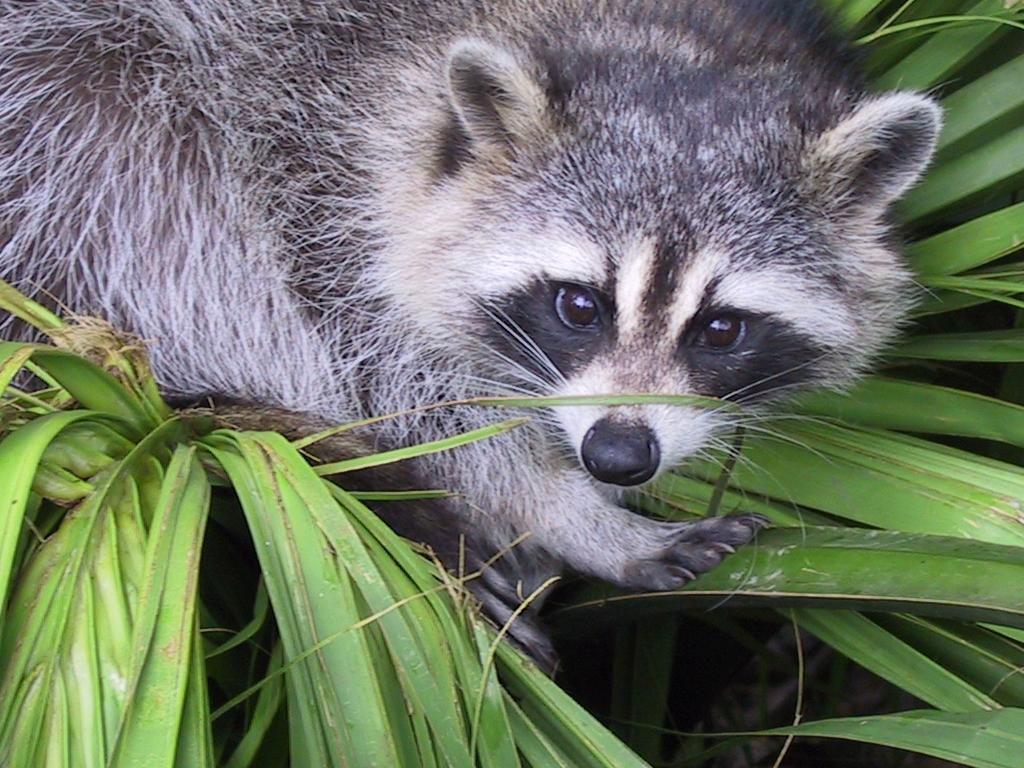
#> input picture python_1/ex04/animal.jpeg, 1024 x 768 px
$ python rotate.py
#> lines starting #> are read from the running program, lines starting #| are printed output that depends on the picture
### python_1/ex04/load_image.py
from matplotlib import image
from matplotlib import pyplot
import cv2 as cv2

def load_image(path):
#> called with path = 'animal.jpeg'
    try:
        image_bgr = cv2.imread(path)
#> image_bgr is the input picture: shape (768, 1024, 3); mean B, G, R 102.1, 117.7, 110.7
        image_rgb = cv2.cvtColor(image_bgr, cv2.COLOR_BGR2RGB)

        print(image_rgb.shape)
#| (768, 1024, 3)
        return (image_rgb)
    except Exception as err:
        print("Error:", err)

### python_1/ex04/zoom.py
import cv2 as cv2
from load_image import load_image

def ft_zoom(image_array):
    (x, y, z) = image_array.shape
#> x = 768; y = 1024; z = 3

    xoff = int(x / 2)
#> xoff = 384
    yoff = int(y / 2)
#> yoff = 512
    if xoff < 400:
        xoff = 400
    cropped_image = image_array[xoff - 400:xoff, yoff:yoff+400, 0:1]
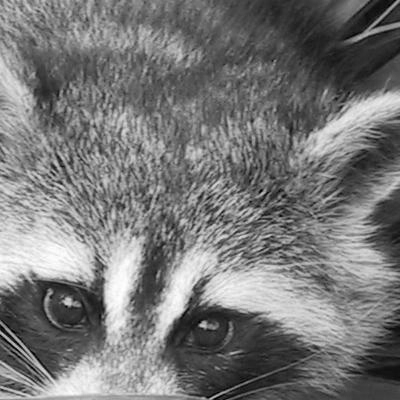
#> cropped_image: shape (400, 400, 1); min 0, max 255, mean 119.3

    print(cropped_image.shape)
#| (400, 400, 1)
    return cropped_image


if __name__ == 'main':
    imag = load_image('./animal.jpeg')
    cv2.imshow('test', imag)
    cv2.imshow('Zoomed Image', ft_zoom(imag))
    cv2.waitKey(0)
    cv2.destroyAllWindows()
    ft_zoom(imag)

### python_1/ex04/rotate.py
from load_image import load_image
import cv2 as cv2
from PIL import Image
from zoom import ft_zoom
import numpy as np

def rotate_image(image):

    height = image.shape[0]
#> height = 400
    width = image.shape[1]
#> width = 400
    rotated_image = []
    for j in range(width):
        new_row = []
        for i in range(height - 1, -1, -1):
            new_row.append(image[i][j])
        rotated_image.append(new_row)
#> after the loop, rotated_image = 400 items

    return rotated_image


img = load_image('animal.jpeg')
img = ft_zoom(img)
rot = np.array( rotate_image(img))
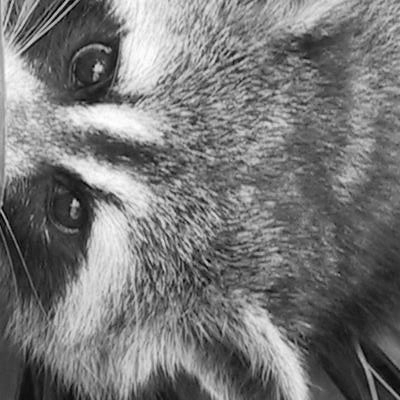
#> rot: shape (400, 400, 1); min 0, max 255, mean 119.3

cv2.imshow('rotated image',rot)

cv2.waitKey(0)
cv2.destroyAllWindows()
